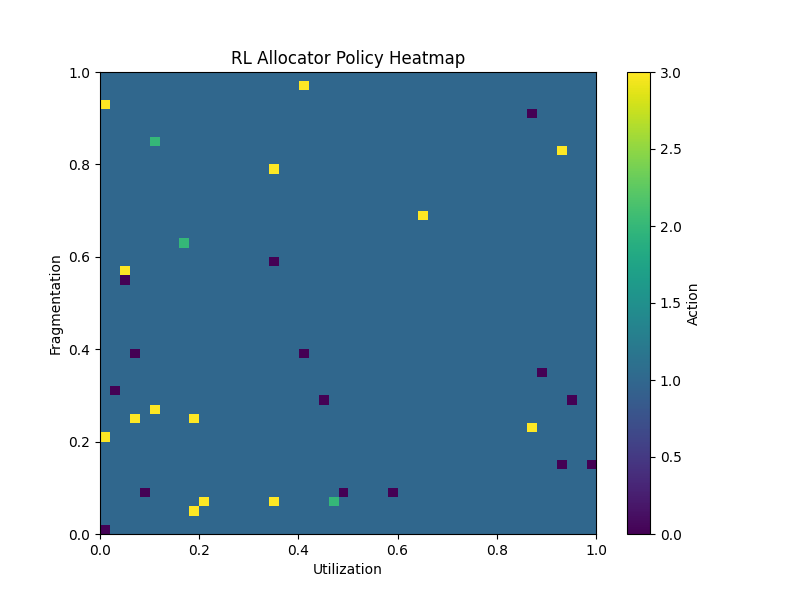

The script that saved this image:
from stable_baselines3 import PPO
import numpy as np
import matplotlib.pyplot as plt

model = PPO.load("rl_allocator")

util_range = np.linspace(0,1,50)
frag_range = np.linspace(0,1,50)

policy_grid = np.zeros((50,50))

for i,u in enumerate(util_range):
    for j,f in enumerate(frag_range):

        state = np.array([
            u,
            f,
            0.5,
            0.1,
            0.05
        ])

        action,_ = model.predict(state)

        policy_grid[j,i] = action


plt.figure(figsize=(8,6))

plt.imshow(policy_grid,
           origin="lower",
           extent=[0,1,0,1],
           aspect="auto")

plt.colorbar(label="Action")

plt.xlabel("Utilization")
plt.ylabel("Fragmentation")

plt.title("RL Allocator Policy Heatmap")

plt.savefig("policy_heatmap.png")

plt.show()
